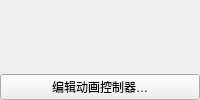
<?xml version="1.0" encoding="UTF-8"?>
<ui version="4.0">
 <class>AnimationAssetPanelForm</class>
 <widget class="QWidget" name="AnimationAssetPanelForm">
  <layout class="QVBoxLayout" name="mainLayout">
   <property name="leftMargin"><number>0</number></property>
   <property name="topMargin"><number>0</number></property>
   <property name="rightMargin"><number>0</number></property>
   <property name="bottomMargin"><number>0</number></property>
   <property name="spacing"><number>6</number></property>
   <item><widget class="AnimationClipInspector" name="clipImportInspector"/></item>
   <item><widget class="AnimationClipPreviewInspector" name="clipPreviewInspector"/></item>
   <item><widget class="AvatarInspector" name="avatarInspector"/></item>
   <item><widget class="AvatarMaskInspector" name="maskInspector"/></item>
   <item><widget class="QWidget" name="controllerPanel">
    <layout class="QVBoxLayout" name="controllerLayout">
     <property name="leftMargin"><number>0</number></property><property name="topMargin"><number>0</number></property><property name="rightMargin"><number>0</number></property><property name="bottomMargin"><number>0</number></property>
     <item><widget class="QLabel" name="controllerSummary"><property name="wordWrap"><bool>true</bool></property></widget></item>
     <item><widget class="QPushButton" name="editControllerButton"><property name="text"><string>编辑动画控制器…</string></property></widget></item>
    </layout>
   </widget></item>
  </layout>
 </widget>
 <customwidgets>
  <customwidget><class>AnimationClipInspector</class><extends>QWidget</extends><header>AnimationClipInspector.h</header></customwidget>
  <customwidget><class>AnimationClipPreviewInspector</class><extends>QWidget</extends><header>AnimationClipPreviewInspector.h</header></customwidget>
  <customwidget><class>AvatarInspector</class><extends>QWidget</extends><header>AvatarInspector.h</header></customwidget>
  <customwidget><class>AvatarMaskInspector</class><extends>QWidget</extends><header>AvatarMaskInspector.h</header></customwidget>
 </customwidgets>
 <resources/><connections/>
</ui>
